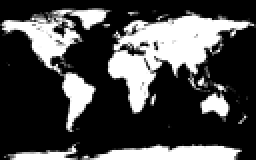
#> input picture readme_files/land_grayscale.png, 128 x 80 px, found by its file name (shown 2 times larger)
$ python render_one_bit.py
#> lines starting #> are read from the running program, lines starting #| are printed output that depends on the picture; after the words box and inside, x2 and y2 are one past the last pixel; in counts of white or black regions, pixels touching at a corner belong together
from pathlib import Path
from typing import List

from PIL import Image

# Load image
from numpy import zeros, dtype
from numpy import asarray

output_path = Path(__file__).parent.parent.joinpath('output')
output_path.mkdir(parents=True, exist_ok=True)
input_filepath = output_path.joinpath('land_grayscale.png')
output_filepath = output_path.joinpath('land_kernel.png')

# Convert to numpy, and get single-channel color
input_rgb = asarray(Image.open(input_filepath.as_posix()))
#> input_rgb is the input picture: shape (80, 128, 3); min 0, max 255, mean 73.7
input_arr = input_rgb[:, :, 0]


# Utility functions
def get_neighbors(x: int, y: int, source) -> List[int]:
    source_height, source_width = source.shape
    n = []
    for n_x_o in (-1, 0, 1):
        for n_y_o in (-1, 0, 1):
            if n_x_o == 0 and n_y_o == 0:
                continue
            n_y = (y + n_y_o) % source_height
            n_x = (x + n_x_o) % source_width
            n.append(source[n_y, n_x])
    return n


# Filter function
def one_bit_filter(x: int, y: int, source) -> int:
    c_val = source[y, x]
    neighbors = get_neighbors(x, y, source)
    n_val = sum(neighbors) / float(len(neighbors))
    if n_val > c_val * 1.15:
        return 0
    elif n_val < c_val * 0.85:
        return 255
    if c_val > 125:
        return 255
    return 0


# Apply filter for each pixel on the map
output_arr = zeros(shape=input_arr.shape, dtype=dtype('uint8'))
for output_y in range(output_arr.shape[0]):
    for output_x in range(output_arr.shape[1]):
        output_arr[output_y][output_x] = one_bit_filter(
            output_x,
            output_y,
            input_arr
        )
#> this loop made 80 passes
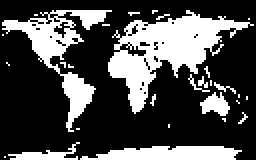
#> output_arr: shape (80, 128) (shown 2 times larger); 29.7% white; 29 white regions (23 under 20 px), largest, box (x1, y1, x2, y2) and area: (54, 5, 127, 57) 1408, (1, 5, 56, 66) 828, (40, 73, 121, 80) 434, (4, 71, 40, 80) 124, (100, 46, 115, 58) 109, (107, 41, 118, 47) 20

print(output_arr)
#> (printed output is left out)

# Save image
Image\
    .fromarray(output_arr, mode='L')\
    .convert('1')\
    .save(output_filepath.as_posix())
